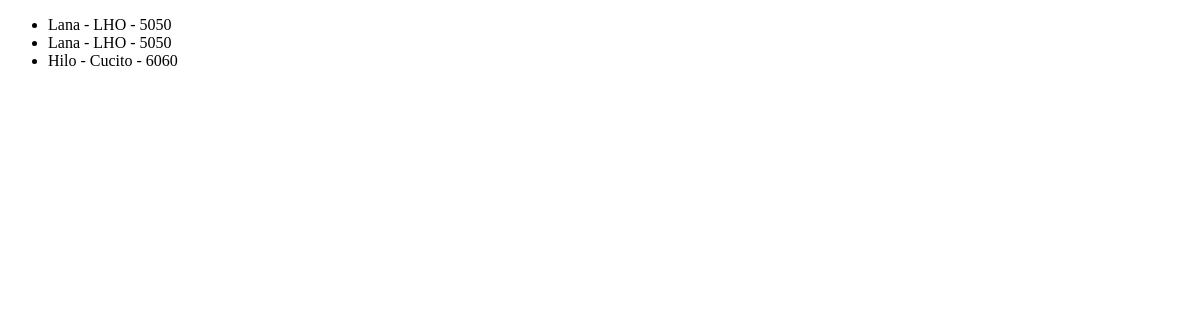
Before: /app-miranda/lista-productos/ with the older database file.
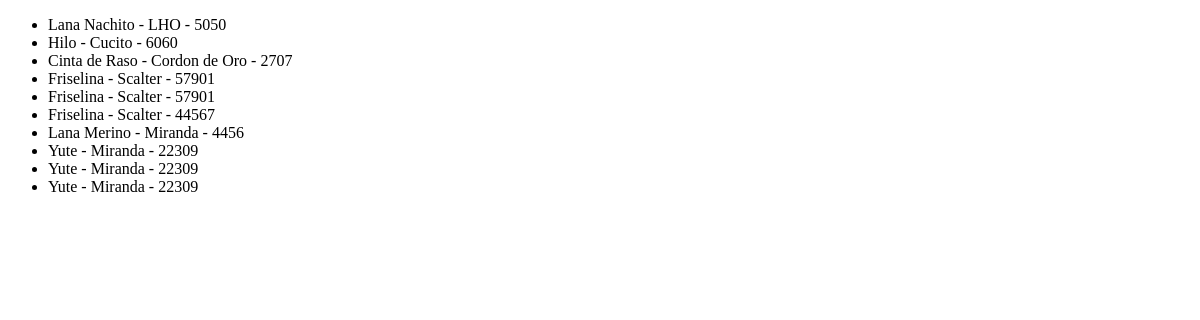
After: the same page with the newer database file.
### AppMiranda/models.py (models this page shows, shortened)
class Producto(models.Model):
    nombre=models.CharField(max_length=40)
    marca=models.CharField(max_length=40)
    codigo=models.IntegerField()

### AppMiranda/views.py (the view)
# urls.py: path('lista-productos/', lista_productos),
def lista_productos(req):
    lista = Producto.objects.all()
    return render (req, "lista_productos.html", {"lista_productos": lista})

### miranda/templates/lista_productos.html (shortened to what this page needs)
<!DOCTYPE html>
<html lang="en">
<head>
</head>
<body>
    <ul>
        {% for producto in lista_productos %}
            <li>{{producto.nombre}} - {{producto.marca}} - {{producto.codigo}}</li>
        {% endfor %}
    </ul>
</body>
</html>

Changed rows visible on the page:
removed Producto: nombre "Lana", marca "LHO", codigo "5050"
changed Producto "LHO": nombre "Lana" → "Lana Nachito"
added Producto: nombre "Cinta de Raso", marca "Cordon de Oro", codigo "2707"
added Producto: nombre "Friselina", marca "Scalter", codigo "57901"
added Producto: nombre "Friselina", marca "Scalter", codigo "57901"
added Producto: nombre "Friselina", marca "Scalter", codigo "44567"
added Producto: nombre "Lana Merino", marca "Miranda", codigo "4456"
added Producto: nombre "Yute", marca "Miranda", codigo "22309"
added Producto: nombre "Yute", marca "Miranda", codigo "22309"
added Producto: nombre "Yute", marca "Miranda", codigo "22309"
